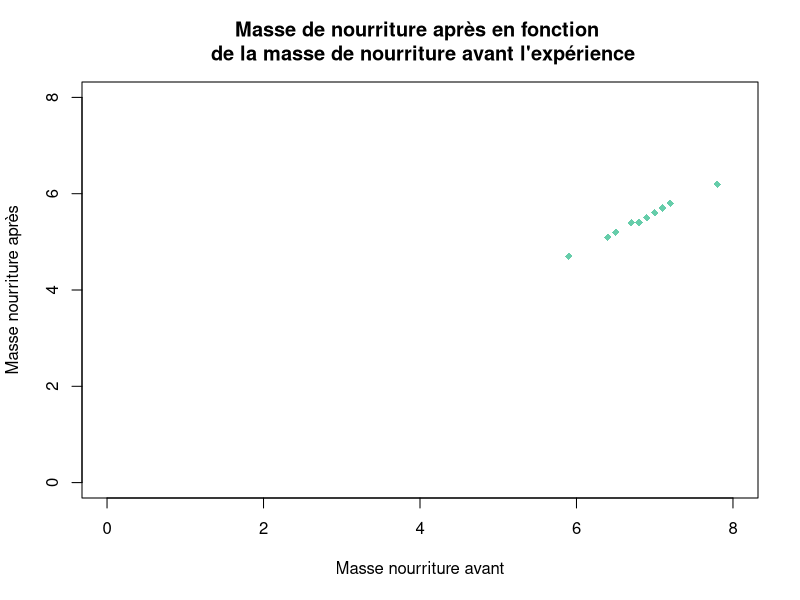
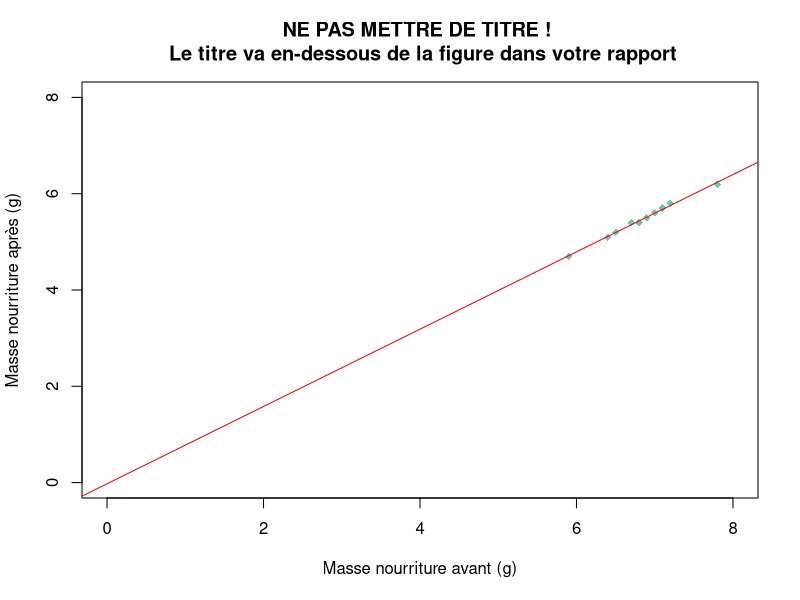
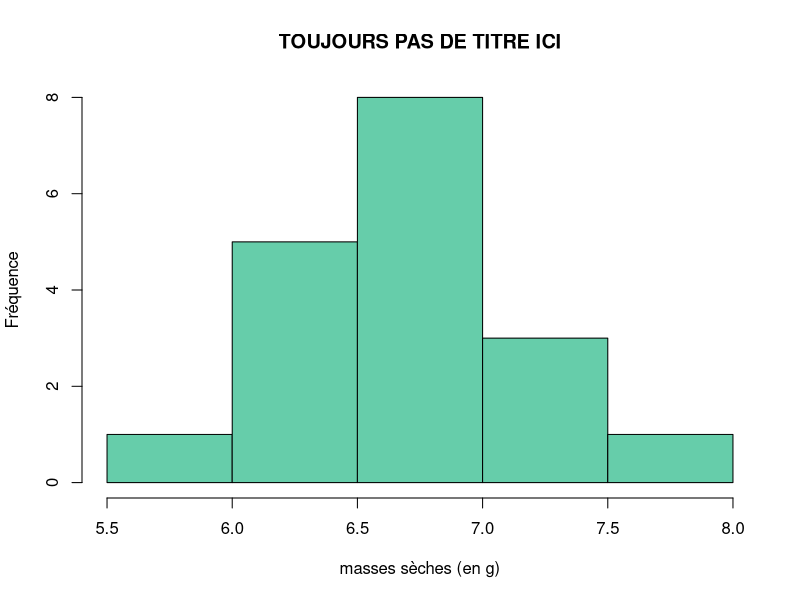
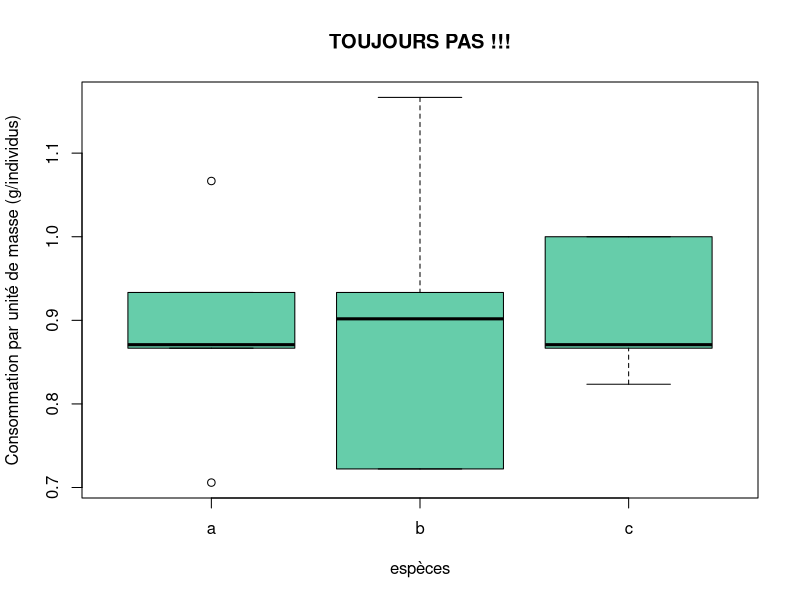

The R script that drew these images, in order:
## ---- chunk 1
knitr::opts_chunk$set(echo = TRUE)
## ---- chunk 2
setwd("C:/Users/camil/Camille/1_These/5_Monitorat/R_Github_repo/Aide_R_cours")
## ---- chunk 3
data <- read.csv(file = "exemple.csv",
                 sep = ";",
                 dec = ",")

head(data)
## ---- chunk 4
data[, 2]
data[, "traitement"]
data$traitement # le $ est une sorte de raccourci pour dire colonne
## ---- chunk 5
data[5, ]
data["5", ]
## ---- chunk 6
data[3, 6]
data[3, "poids_animal"]
## ---- chunk 7
data$conso_tot <- data$poids_sec_av - data$poids_sec_ap
head(data)
## ---- chunk 8
data$conso_masse <- (data$poids_sec_av - data$poids_sec_ap)/data$poids_animal
head(data)
## ---- chunk 9
plot(x = data$poids_sec_av, y = data$poids_sec_ap,
     xlim = c(0, 8), ylim = c(0, 8), 
     pch = 18, 
     cex = 1, 
     col = "aquamarine3",
     xlab = "Masse nourriture avant", ylab = "Masse nourriture après",
     main = "Masse de nourriture après en fonction \n de la masse de nourriture avant l'expérience")

## ---- chunk 10
# 1/ on créé un modèle pour voir s'il peut "fitter" les données?
model <- lm(data$poids_sec_ap ~ data$poids_sec_av)
## ---- chunk 11
# 2/ on regarde les propriétés de ce modèle:

## le R2 qui exprime le pourcentage de variation de y qui est expliqué par le modèle:
summary(model)$adj.r.squared

## les coefficients du modèle c'est à dire l'ordonnée à l'origine et la pente:
model$coefficients
## ---- chunk 12
# 3/ On peut ensuite refaire le graphique précédent en ajoutant la droite de régression 
# grace à la fonction abline():
plot(x = data$poids_sec_av, y = data$poids_sec_ap,
     xlim = c(0, 8), ylim = c(0, 8), 
     pch = 18, 
     cex = 1, 
     col = "aquamarine3",
     xlab = "Masse nourriture avant (g)", 
     ylab = "Masse nourriture après (g)",
     main = "NE PAS METTRE DE TITRE ! \n Le titre va en-dessous de la figure dans votre rapport")
abline(model, col = "red")
## ---- chunk 13
cor(data$poids_sec_av, data$poids_sec_ap, method = c("pearson"))
## ---- chunk 14
hist(data$poids_sec_av, 
     col = "aquamarine3", 
     main = "TOUJOURS PAS DE TITRE ICI", 
     xlab = "masses sèches (en g)", 
     ylab = "Fréquence")
## ---- chunk 15
boxplot(data$conso_masse ~ data$espece, 
        col = "aquamarine3", 
        main = "TOUJOURS PAS !!!", 
        xlab = "espèces", 
        ylab = "Consommation par unité de masse (g/individus)")
